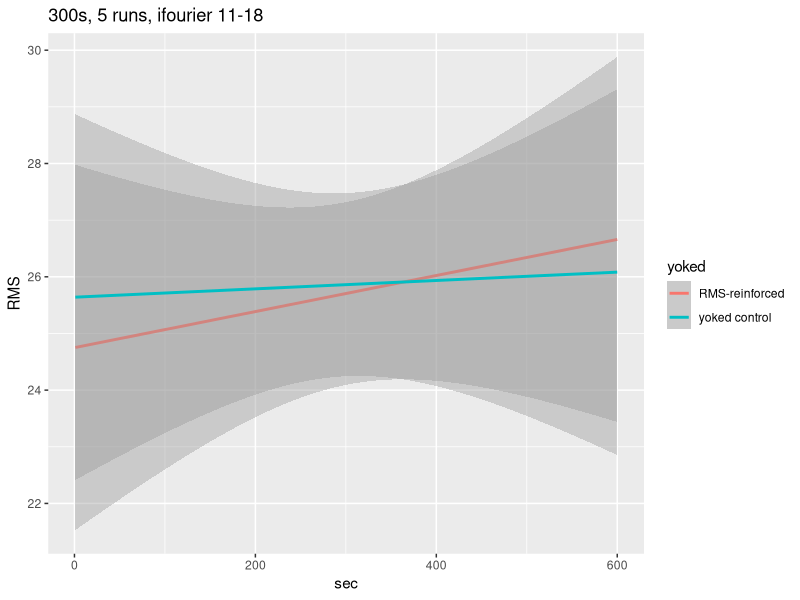

Write the R code that produced this figure. (Note: this script raises an error after producing the figure.)
library(lme4)
library(lmerTest)
library(ggplot2)

setwd('/Users/Bubba/Desktop/COGS195/Github/RattleNN/RattleResults')
rattledata = read.csv('data.csv')
colnames(rattledata) = c("run","yoked","sec","RMS","f")
rattledata$yoked[rattledata$yoked==0] = "RMS-reinforced"
rattledata$yoked[rattledata$yoked==1] = "yoked control"

rattlelm = lmer(scale(RMS) ~ (1|run) + yoked + scale(sec) + yoked*scale(sec), data = rattledata)
summary(rattlelm)

qplot(sec,RMS,data=rattledata,main= "300s, 5 runs, ifourier 11-18", geom=c("smooth"),method ="lm",formula=y~x,color=yoked)
quartz.save("11-18_300s_rattleresults.pdf",type="pdf")

plot(rattledata$f,rattledata$RMS, main= "300s, 5 runs, ifourier 11-18", xlab="f",ylab="RMS")
quartz.save("11-18_300s_RMSvsf.pdf",type="pdf")
